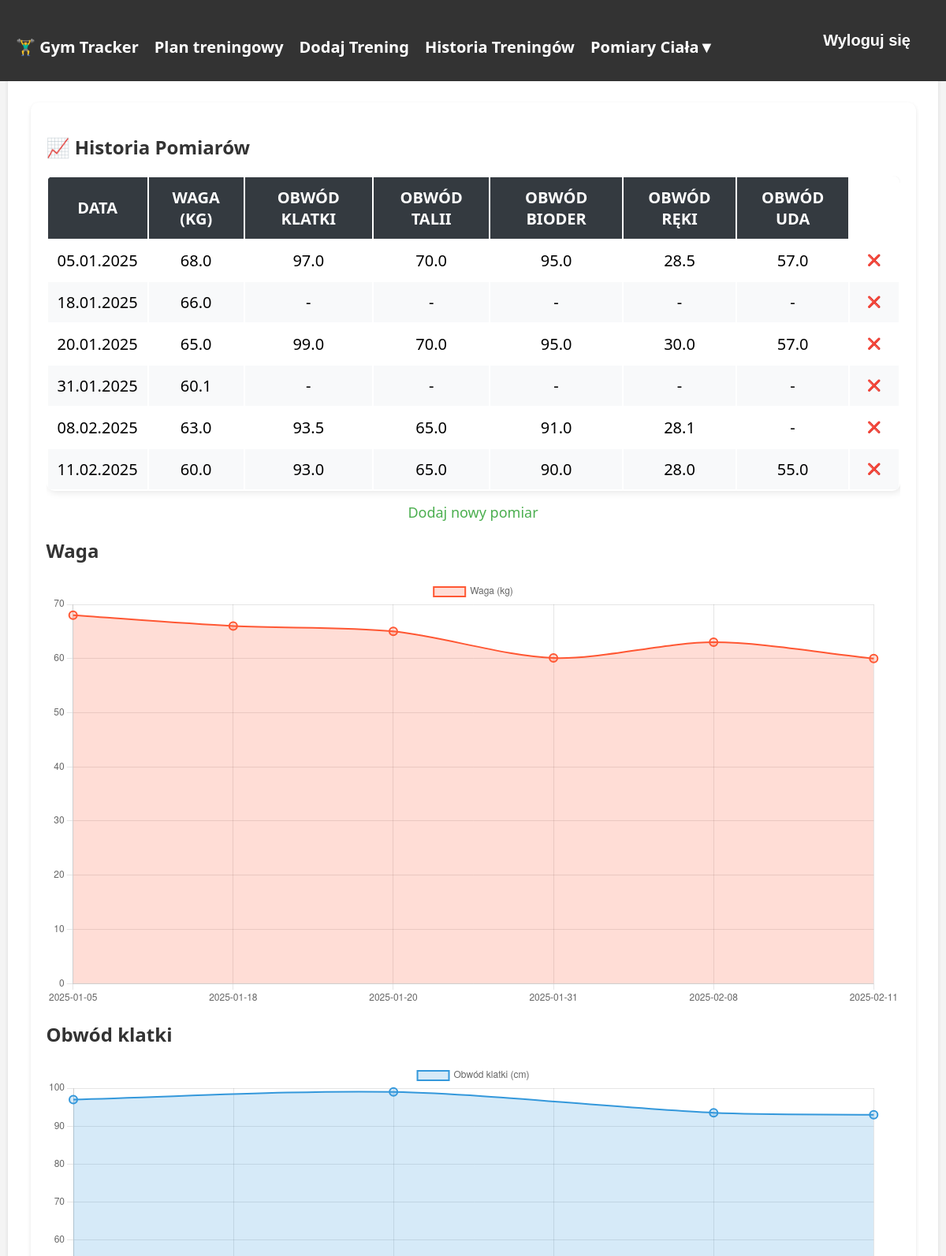
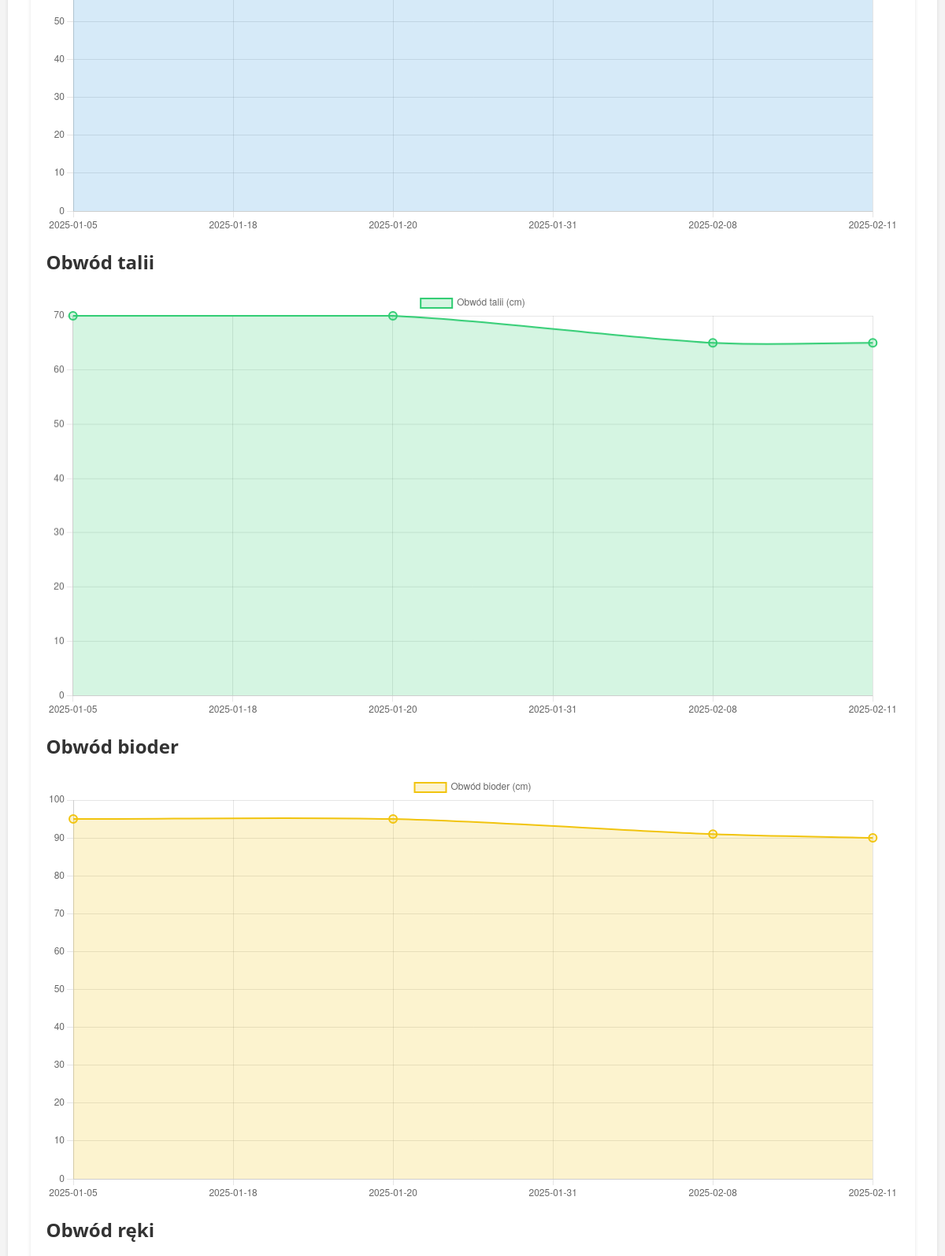
The page /pomiary/ (signed in, upper part) on the database its author committed (2 pictures, top to bottom).
### tracker/models.py (models this page shows, shortened)
class BodyMeasurement(models.Model):
    user = models.ForeignKey(User, on_delete=models.CASCADE)
    date = models.DateField(null=True, blank=True, default=datetime.now)
    weight = models.FloatField()
    chest = models.FloatField(null=True, blank=True)
    waist = models.FloatField(null=True, blank=True)
    hips = models.FloatField(null=True, blank=True)
    arms = models.FloatField(null=True, blank=True)
    legs = models.FloatField(null=True, blank=True)

### tracker/views.py (the view)
# urls.py: path("pomiary/", progress, name="progress"),
@login_required
def progress(request):
    measurements = BodyMeasurement.objects.filter(user=request.user).order_by("date")
    context = {
        "measurements": measurements,
        "dates": json.dumps([m.date.strftime("%Y-%m-%d") for m in measurements]),  # Konwersja dat na JSON
        "weights": json.dumps([m.weight for m in measurements]),
        "chest": json.dumps([m.chest or None for m in measurements]),
        "waist": json.dumps([m.waist or None for m in measurements]),
        "hips": json.dumps([m.hips or None for m in measurements]),
        "arms": json.dumps([m.arms or None for m in measurements]),
        "legs": json.dumps([m.legs or None for m in measurements]),
        "timestamp": datetime.now().timestamp(),
    }
    return render(request, "tracker/progress.html", context)

### tracker/templates/tracker/progress.html (shortened to what this page needs)
{% extends "tracker/base.html" %}
{% block content %}
<div class="container mt-4">
    <div class="card shadow-lg rounded-3">
        <div class="card-body">
            <h2 class="mb-4 text-center text-primary"> 📈 Historia Pomiarów</h2>
            {% if measurements %}
                <div class="table-responsive">
                    <table class="table table-striped table-hover table-bordered text-center align-middle custom-table">
                        <thead class="table-dark">
                            <tr>
                                <th>Data</th>
                                <th>Waga (kg)</th>
                                <th>Obwód klatki</th>
                                <th>Obwód talii</th>
                                <th>Obwód bioder</th>
                                <th>Obwód ręki</th>
                                <th>Obwód uda</th>
                            </tr>
                        </thead>
                        <tbody>
                            {% for measurement in measurements %}
                                <tr>
                                    <td>{{ measurement.date|date:"d.m.Y" }}</td>
                                    <td contenteditable="true" data-field="weight" data-id="{{ measurement.id }}">{{ measurement.weight }}</td>
                                    <td contenteditable="true" data-field="chest" data-id="{{ measurement.id }}">{{ measurement.chest|default:"-" }}</td>
                                    <td contenteditable="true" data-field="waist" data-id="{{ measurement.id }}">{{ measurement.waist|default:"-" }}</td>
                                    <td contenteditable="true" data-field="hips" data-id="{{ measurement.id }}">{{ measurement.hips|default:"-" }}</td>
                                    <td contenteditable="true" data-field="arms" data-id="{{ measurement.id }}">{{ measurement.arms|default:"-" }}</td>
                                    <td contenteditable="true" data-field="legs" data-id="{{ measurement.id }}">{{ measurement.legs|default:"-" }}</td>
                                    <td class="text-center">
                                        <form method="post" action="{% url 'delete_measurement' measurement.id %}" class="delete-form">
                                            <button type="submit" class="btn btn-danger2 btn-sm" >❌</button>
                                        </form>
                                    </td>
                                </tr>
                            {% endfor %}
                        </tbody>
                    </table>
                <a href="{% url 'add_body_measurement' %}" class="btn btn-success d-block text-center">Dodaj nowy pomiar</a>
                </div>
                <div class="row mt-4">
                    <div class="col-lg-4 col-md-6">
                        <h2 class="text-center">Waga</h2>
                        <div class="chart-container"><canvas id="weightChart"></canvas></div>
                    </div>
                    <div class="col-lg-4 col-md-6">
                        <h2 class="text-center">Obwód klatki</h2>
                        <div class="chart-container"><canvas id="chestChart"></canvas></div>
                    </div>
                    <div class="col-lg-4 col-md-6">
                        <h2 class="text-center">Obwód talii</h2>
                        <div class="chart-container"><canvas id="waistChart"></canvas></div>
                    </div>
                </div>
                <div class="row mt-4">
                    <div class="col-lg-4 col-md-6">
                        <h2 class="text-center">Obwód bioder</h2>
                        <div class="chart-container"><canvas id="hipsChart"></canvas></div>
                    </div>
                    <div class="col-lg-4 col-md-6">
                        <h2 class="text-center">Obwód ręki</h2>
                    </div>
                </div>
            {% else %}
                <p class="text-muted text-center">Brak zapisanych pomiarów.</p>
                <a href="{% url 'add_body_measurement' %}" class="btn btn-success d-block text-center">Dodaj nowy pomiar</a>
            {% endif %}
        </div>
    </div>
</div>
<script>
    const dates = {{ dates|safe }};
    const weightData = {{ weights|safe }};
    const chestData = {{ chest|safe }};
    const waistData = {{ waist|safe }};
    const hipsData = {{ hips|safe }};
    const armsData = {{ arms|safe }};
    const legsData = {{ legs|safe }};
    function renderChart(canvasId, label, data, color) {
        const ctx = document.getElementById(canvasId).getContext('2d');
        if (!ctx || data.length === 0) return;
        new Chart(ctx, {
            type: 'line',
            data: {
                labels: dates,
                datasets: [{
                    label: label,
                    data: data,
                    borderColor: color,
                    backgroundColor: color + '33',
                    borderWidth: 2,
                    pointRadius: data.map(v => v === null ? 0 : 5),
                    pointHoverRadius: 6,
                    fill: true,
                    tension: 0.3,
                    spanGaps: true
                }]
            },
            options:{
                scales: {
                    y: {
                        beginAtZero: true,
                        min: 0,
                    }
                }
            }
        });
    }
    document.addEventListener("DOMContentLoaded", function () {
        renderChart('weightChart', 'Waga (kg)', weightData, '#FF5733');
        renderChart('chestChart', 'Obwód klatki (cm)', chestData, '#3498db');
        renderChart('waistChart', 'Obwód talii (cm)', waistData, '#2ecc71');
        renderChart('hipsChart', 'Obwód bioder (cm)', hipsData, '#f1c40f');
        renderChart('armsChart', 'Obwód ręki (cm)', armsData, '#e74c3c');
        renderChart('legsChart', 'Obwód uda (cm)', legsData, '#9b59b6');
    });
</script>
{% endblock %}

### rows shown on the page
BodyMeasurement: date "05.01.2025", weight "68.0", chest "97.0", waist "70.0", hips "95.0", arms "28.5", legs "57.0"
BodyMeasurement: date "18.01.2025", weight "66.0", chest "-", waist "-", hips "-", arms "-", legs "-"
BodyMeasurement: date "20.01.2025", weight "65.0", chest "99.0", waist "70.0", hips "95.0", arms "30.0", legs "57.0"
BodyMeasurement: date "31.01.2025", weight "60.1", chest "-", waist "-", hips "-", arms "-", legs "-"
BodyMeasurement: date "08.02.2025", weight "63.0", chest "93.5", waist "65.0", hips "91.0", arms "28.1", legs "-"
BodyMeasurement: date "11.02.2025", weight "60.0", chest "93.0", waist "65.0", hips "90.0", arms "28.0", legs "55.0"

### other values the page prints
chart data {{ dates|safe }} ["2025-01-05", "2025-01-18", "2025-01-20", "2025-01-31", "2025-02-08", "2025-02-11"]
chart data {{ weights|safe }} [68.0, 66.0, 65.0, 60.1, 63.0, 60.0]
chart data {{ chest|safe }} [97.0, null, 99.0, null, 93.5, 93.0]
chart data {{ waist|safe }} [70.0, null, 70.0, null, 65.0, 65.0]
